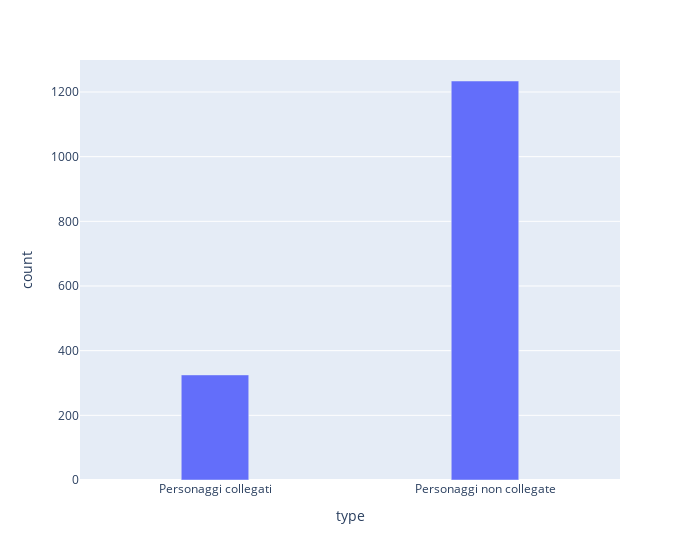

Notebook code for this chart:
### Code cell
num_link = 0
for idx, row in tqdm(api_characters_dataset.iterrows(), total=api_characters_dataset.shape[0]):
  formatted_name = re.sub(
      "[\(\[].*?[\)\]]", "", row["name"].strip()).strip()
  querystring = "Processed_Name == '%s'" % (
      formatted_name.replace("'", " ").replace('"', " ").replace(" \u2020", "").lower())
  if len(scraping_characters_dataset.query(querystring)) != 0:
    num_link += 1
print("Numero di corrispondenze: %s"%(num_link))
dataframe = pd.DataFrame([["Personaggi collegati", num_link], [
                         "Personaggi non collegate", api_characters_dataset.shape[0] - num_link]], columns=["type", "count"])
fig = px.bar(dataframe, x='type', y='count', width=700)
fig.update_traces(width=0.25)
fig.show()

### Figure 1 — Plotly figure (JSON) as saved in the notebook; plotly's stock layout.template omitted (floating-point values rounded to 4 significant figures)
{"data": [{"alignmentgroup": "True", "hovertemplate": "type=%{x}<br>count=%{y}<extra></extra>", "legendgroup": "", "marker": {"color": "#636efa", "pattern": {"shape": ""}}, "name": "", "offsetgroup": "", "orientation": "v", "showlegend": false, "textposition": "auto", "type": "bar", "width": 0.25, "x": ["Personaggi collegati", "Personaggi non collegate"], "xaxis": "x", "y": [325, 1234], "yaxis": "y"}], "layout": {"barmode": "relative", "legend": {"tracegroupgap": 0}, "margin": {"t": 60}, "width": 700, "xaxis": {"anchor": "y", "domain": [0, 1], "title": {"text": "type"}}, "yaxis": {"anchor": "x", "domain": [0, 1], "title": {"text": "count"}}}}
